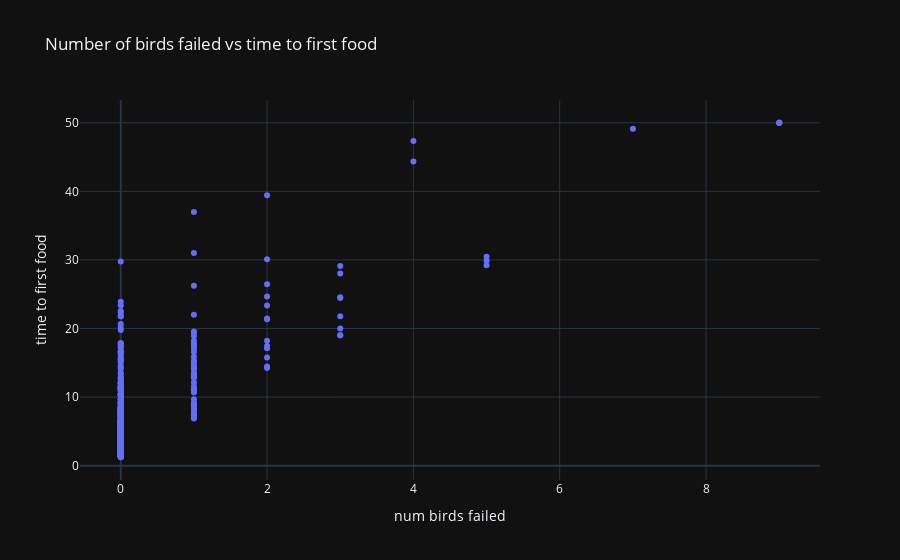

The cell this chart's notebook holds for it:
### Code cell
px.scatter(
    impactDFgrid30,
    x="num birds failed",
    y="time to first food",
    title="Number of birds failed vs time to first food",
    template="plotly_dark",
)

### Figure 1 — Plotly figure (JSON) as saved in the notebook; plotly's stock layout.template omitted (floating-point values rounded to 4 significant figures; data arrays with more than 128 entries replaced by an {"elided": "..."} marker saying what was removed)
{"data": [{"hovertemplate": "num birds failed=%{x}<br>time to first food=%{y}<extra></extra>", "legendgroup": "", "marker": {"color": "#636efa", "symbol": "circle"}, "mode": "markers", "name": "", "orientation": "v", "showlegend": false, "type": "scatter", "x": {"elided": "834 int values"}, "xaxis": "x", "y": {"elided": "834 float values"}, "yaxis": "y"}], "layout": {"legend": {"tracegroupgap": 0}, "title": {"text": "Number of birds failed vs time to first food"}, "xaxis": {"anchor": "y", "domain": [0, 1], "title": {"text": "num birds failed"}}, "yaxis": {"anchor": "x", "domain": [0, 1], "title": {"text": "time to first food"}}}}
